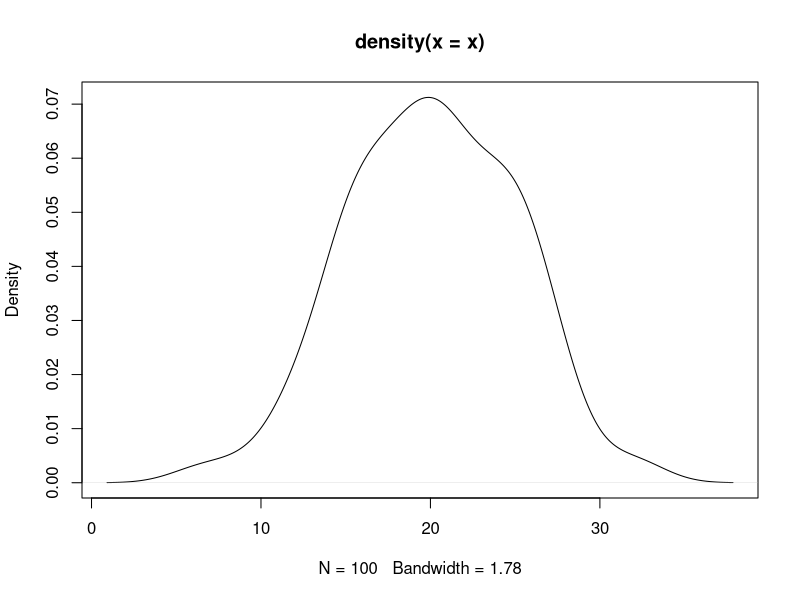
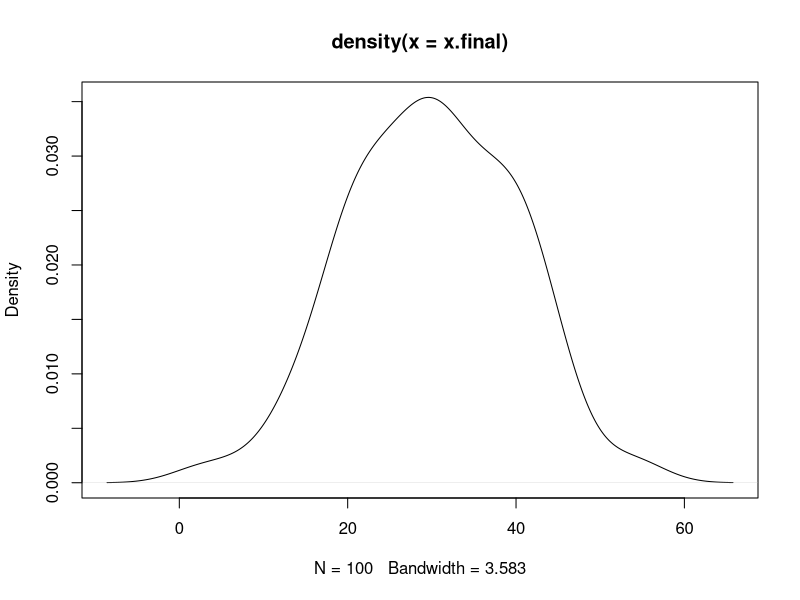

The R script that drew these images, in order:
#################################
### Rescaling a variable in R ###
#################################

# Suppose we have a variable X. We want to rescale that variable
# to have mean equal to 30 and standard deviation equal to 10.
# How can we do it?

# The answer can be found with very simple calculations.
# First, we create a fake variable
set.seed(123456)
x <- rnorm(100, 20, 5)
summary(x)
sd(x)

# Then, we standardise x
x.stand <- (x - mean(x)) / sd(x) 
summary(x.stand)
sd(x.stand)

# And finally we use Y=a+bx to convert the scores directly to what is required
x.final <- 30 + 10*x.stand
summary(x.final)
sd(x.final)

# Comparing the distributions
plot(density(x))
plot(density(x.final))
